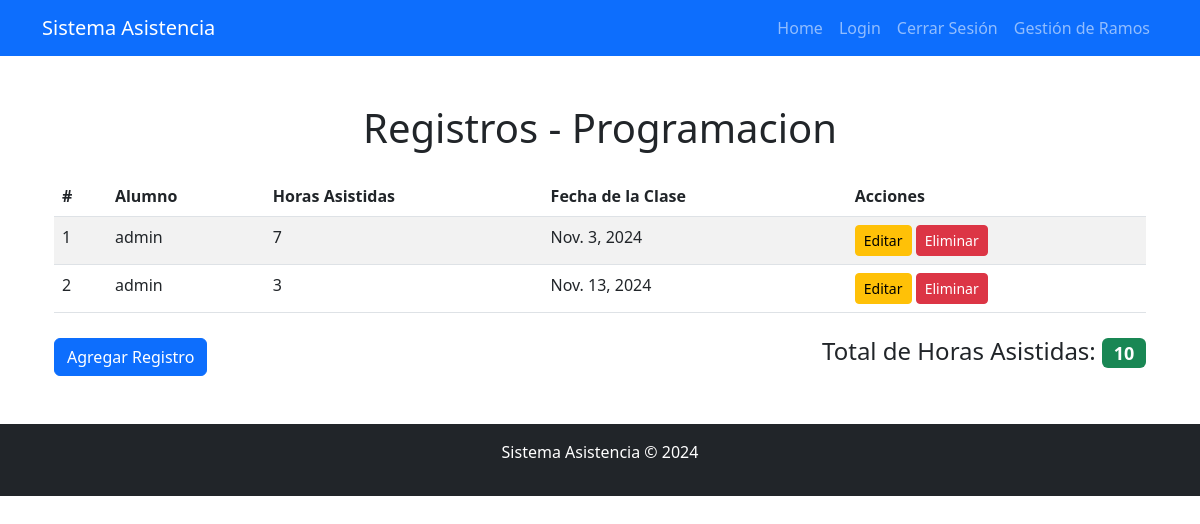
Screenshot of /programacion/listar/ (signed in) with the database file from the repository.
### AsistenciaApp/models.py (models this page shows, shortened)
class ProgramaciónBackEnd(models.Model):
    nombre_asignatura = models.CharField(max_length=100, default="Programación Back End")
    horas_asistidas = models.IntegerField()
    alumno = models.ForeignKey(User, on_delete=models.CASCADE)
    fecha_clase = models.DateField()

### AsistenciaApp/views.py (the view)
# urls.py: path('<str:materia>/listar/', views.listar_registros, name='listar_registros'),
@login_required
def listar_registros(request, materia):
    modelos = {
        'aplicaciones': AplicacionesMóvilesParaIot,
        'ingenieria': IngenieríaDeSoftware,
        'programacion': ProgramaciónBackEnd
    }
    if materia not in modelos:
        return render(request, "404.html")  # Puedes personalizar una página 404 si lo deseas
    modelo = modelos[materia]
    registros = modelo.objects.all()
    suma_horas = modelo.objects.aggregate(total_horas_asistidas=Sum('horas_asistidas'))['total_horas_asistidas'] or 0
    return render(request, "base/listar.html", {
        'registros': registros,
        'materia': materia,
        'suma_horas': suma_horas
    })

### AsistenciaApp/templates/base/listar.html (shortened to what this page needs)
{% extends 'themes/base.html' %}
{% block content %}
<div class="container">
    <h1 class="text-center my-4">Registros - {{ materia|capfirst }}</h1>
    <table class="table table-striped">
        <thead>
            <tr>
                <th>#</th>
                <th>Alumno</th>
                <th>Horas Asistidas</th>
                <th>Fecha de la Clase</th>
                <th>Acciones</th>
            </tr>
        </thead>
        <tbody>
            {% for registro in registros %}
            <tr>
                <td>{{ forloop.counter }}</td>
                <td>{{ registro.alumno.username }}</td>
                <td>{{ registro.horas_asistidas }}</td>
                <td>{{ registro.fecha_clase }}</td>
                <td>
                    <a href="{% url 'actualizar_registro' materia registro.pk %}" class="btn btn-warning btn-sm">Editar</a>
                    <a href="{% url 'eliminar_registro' materia registro.pk %}" class="btn btn-danger btn-sm">Eliminar</a>
                </td>
            </tr>
            {% empty %}
            <tr>
                <td colspan="5" class="text-center">No hay registros disponibles.</td>
            </tr>
            {% endfor %}
        </tbody>
    </table>
    <div class="d-flex justify-content-between align-items-center mt-4">
        <a href="{% url 'agregar_registro' materia %}" class="btn btn-primary">Agregar Registro</a>
        <h4>Total de Horas Asistidas: <span class="badge bg-success">{{ suma_horas }}</span></h4>
    </div>
</div>
{% endblock %}

### rows the page displays
ProgramaciónBackEnd: alumno.username "admin", horas_asistidas "7", fecha_clase "Nov. 3, 2024"
ProgramaciónBackEnd: alumno.username "admin", horas_asistidas "3", fecha_clase "Nov. 13, 2024"

### other values shown
{{ materia|capfirst }} "Programacion"
{{ suma_horas }} "10"
